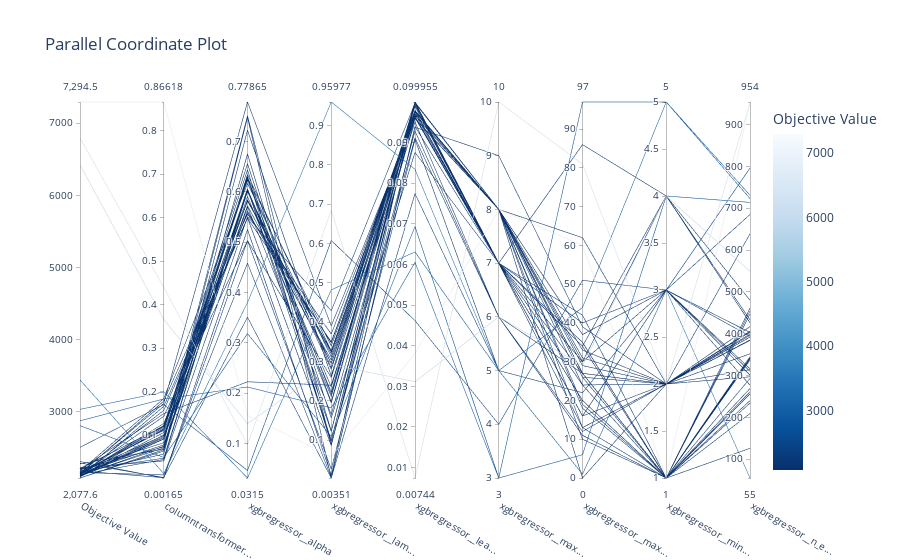

The notebook cell this image was saved under:
### Markdown cell above
Del gráfico anterior, es posible observar que ya a partir del primer trial se observa una bajada importante en el valor de la función objetivo, aunque los mejores resultados se obtienen a partir del trial 13, en donde la pérdida bordea un `MAE` de 2000.

### Code cell
# Gráfico de coordenadas paralelas
plot_parallel_coordinate(study)
